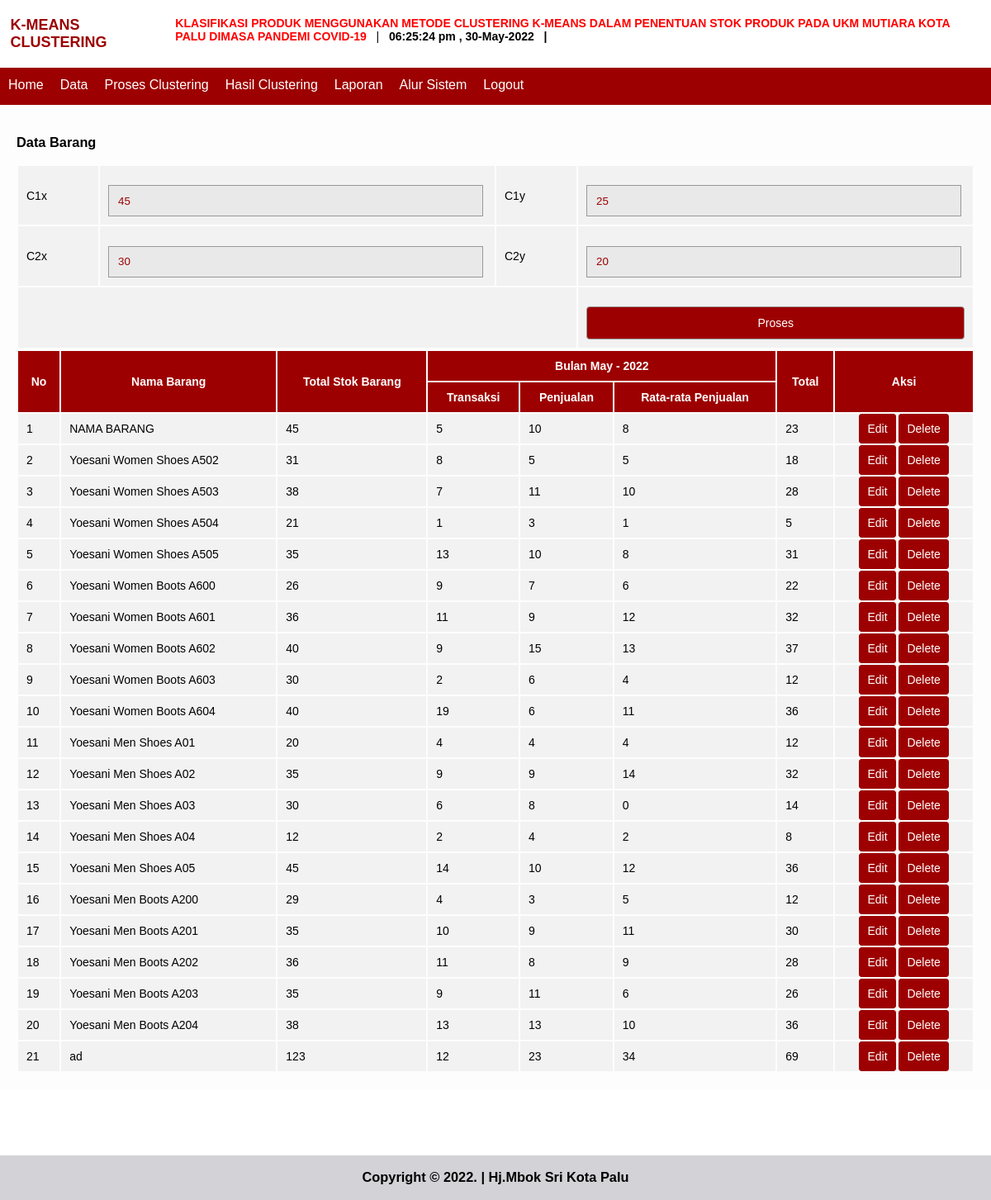
/index.php?module=data_proses (signed in), run on the app's committed database.
### tables this page shows
CREATE TABLE `hasil` (
  `id_hasil` int(11) NOT NULL,
  `c1` int(2) NOT NULL,
  `c2` int(4) NOT NULL,
  `c1y` int(2) NOT NULL,
  `c2y` int(4) NOT NULL
);

CREATE TABLE `data` (
  `id` int(11) NOT NULL,
  `nmb` varchar(25) NOT NULL,
  `stok` int(2) NOT NULL,
  `jan` int(2) NOT NULL,
  `feb` int(2) NOT NULL,
  `mar` int(2) NOT NULL
);

### data_proses.php (the view, shortened to what this page needs)
<div class="span12">
          <div class="widget widget-nopad">
<?php
switch(@$_GET['act']){
default:
?>
<div class="widget-header"> <i class="icon-list-alt"></i>
              <h3> Data Barang</h3>
            </div>
            <div class="widget-content">
              <div class="widget big-stats-container">
				<div class="shortcuts">
							<?php
$sql_edit = mysql_query("SELECT * FROM hasil WHERE id_hasil='1'");
$row =  mysql_fetch_array($sql_edit);
?>
				 <form name="f1" method=post action="proses.php" target="_blank">
						<table class="table table-striped table-bordered table-hover"><tr>
						<td>C1x</td>
						<td><input type="text" name="c1" class="form-control" value="<?php echo "$row[c1]";?>" ></td>
						<td>C1y</td>
						<td><input type="text" name="c2" class="form-control" value="<?php echo "$row[c2]";?>" ></td></tr>
<tr><td>C2x</td><td><input type="text" name="c1y" class="form-control" value="<?php echo "$row[c1y]";?>" ></td>
<td>C2y</td><td><input type="text" name="c2y" class="form-control" value="<?php echo "$row[c2y]";?>" ></td></tr>
<tr><td colspan="3">&nbsp;</td><td><input type="submit" name="simpan" value="Proses" class="btn btn-more"></td></tr>
</table>
</form>
				<table class="table table-striped table-bordered table-hover">
				<thead>
                    <tr>
						<th rowspan=2>No</th>
                        <th rowspan=2>Nama Barang</th>
                        <th rowspan=2>Total Stok Barang</th>
                        <th colspan=3><center>Bulan <?php echo date('M - Y') ?></center></th>
                        <th rowspan=2>Total</th>
                        <th rowspan=2>Aksi</th>
                    </tr>
					<tr>
						<th>Transaksi</th>
						<th>Penjualan</th>
						<th>Rata-rata Penjualan</th>
					</tr>
                </thead>
				<tbody>
				<?php
				$no=1;
				$q=mysql_query("select * from data order by id asc");
				while($r=mysql_fetch_array($q)){
				$sub=$r['jan']+$r['feb']+$r['mar'];
				echo"
				<tr>
					<td>$no</td>
					<td>$r[nmb]</td>
					<td>$r[stok]</td>
					<td>$r[jan]</td>
					<td>$r[feb]</td>
					<td>$r[mar]</td>
					<td>$sub</td>
					<td align='center'>
						<a href='?module=data&act=edit&id=$r[id]' class='btn btn-xs btn-more'>Edit</a>
						<a href='?module=data&act=hapus&id=$r[id]' class='btn btn-xs btn-more' onclick=\"return confirm('yakin data dihappus...???')\">Delete</a>
					</td>
				</tr>
				";
				$no++;
				}
				?>
				</tbody>
			</table>
				</div>
              </div>
            </div>
<?php
break;
?>
<?php
}
?>
          </div>
        </div>

### style.css (style rules this page uses)
body { font-family:"Arial"; font-size:14px; padding-left:0px; padding-right:0px; width:100%; padding-top:0px; margin:0px; }
input[type="text"], input[type="password"], input[type="file"], select, textarea { width:94%; padding:0.8em; margin-top:1em; border:1px solid #999999; background-color:#E9E9E9; font-family:"Arial"; color:#9D0000; }
input[type="submit"] { width:100%; margin-top:0.9em; color:#FFFFFF; background-color:#9D0000; padding:0.8em; text-align:center; cursor:pointer; border:1px solid #999999; font-family:"Arial"; }
table { width:100%; }
th { text-align:center; padding:10px; background-color:#9D0000; color:#FFFFFF; font-family:Arial; font-size:14px; }
td { padding:10px; background-color:#F2F2F2; font-size:14px; }
a { color:#9D0000; text-decoration:none; }
.btn { font-family:Arial; font-size:14px; padding:9px 9px; text-align:center; cursor:pointer; border:1px solid transparent; border-radius:4px; width:auto; }
.btn-more { color:#FFFFFF; background-color:#9D0000; border-color:#9D0000; }

### data on the page
hasil: c1 "45", c2 "25", c1y "30", c2y "20"
data: nmb "NAMA BARANG", stok "45", jan "5", feb "10", mar "8", sub "23"
data: nmb "Yoesani Women Shoes A502", stok "31", jan "8", feb "5", mar "5", sub "18"
data: nmb "Yoesani Women Shoes A503", stok "38", jan "7", feb "11", mar "10", sub "28"
data: nmb "Yoesani Women Shoes A504", stok "21", jan "1", feb "3", mar "1", sub "5"
data: nmb "Yoesani Women Shoes A505", stok "35", jan "13", feb "10", mar "8", sub "31"
data: nmb "Yoesani Women Boots A600", stok "26", jan "9", feb "7", mar "6", sub "22"
data: nmb "Yoesani Women Boots A601", stok "36", jan "11", feb "9", mar "12", sub "32"
data: nmb "Yoesani Women Boots A602", stok "40", jan "9", feb "15", mar "13", sub "37"
data: nmb "Yoesani Women Boots A603", stok "30", jan "2", feb "6", mar "4", sub "12"
data: nmb "Yoesani Women Boots A604", stok "40", jan "19", feb "6", mar "11", sub "36"
data: nmb "Yoesani Men Shoes A01", stok "20", jan "4", feb "4", mar "4", sub "12"
data: nmb "Yoesani Men Shoes A02", stok "35", jan "9", feb "9", mar "14", sub "32"
data: nmb "Yoesani Men Shoes A03", stok "30", jan "6", feb "8", mar "0", sub "14"
data: nmb "Yoesani Men Shoes A04", stok "12", jan "2", feb "4", mar "2", sub "8"
data: nmb "Yoesani Men Shoes A05", stok "45", jan "14", feb "10", mar "12", sub "36"
data: nmb "Yoesani Men Boots A200", stok "29", jan "4", feb "3", mar "5", sub "12"
data: nmb "Yoesani Men Boots A201", stok "35", jan "10", feb "9", mar "11", sub "30"
data: nmb "Yoesani Men Boots A202", stok "36", jan "11", feb "8", mar "9", sub "28"
data: nmb "Yoesani Men Boots A203", stok "35", jan "9", feb "11", mar "6", sub "26"
data: nmb "Yoesani Men Boots A204", stok "38", jan "13", feb "13", mar "10", sub "36"
data: nmb "ad", stok "123", jan "12", feb "23", mar "34", sub "69"
